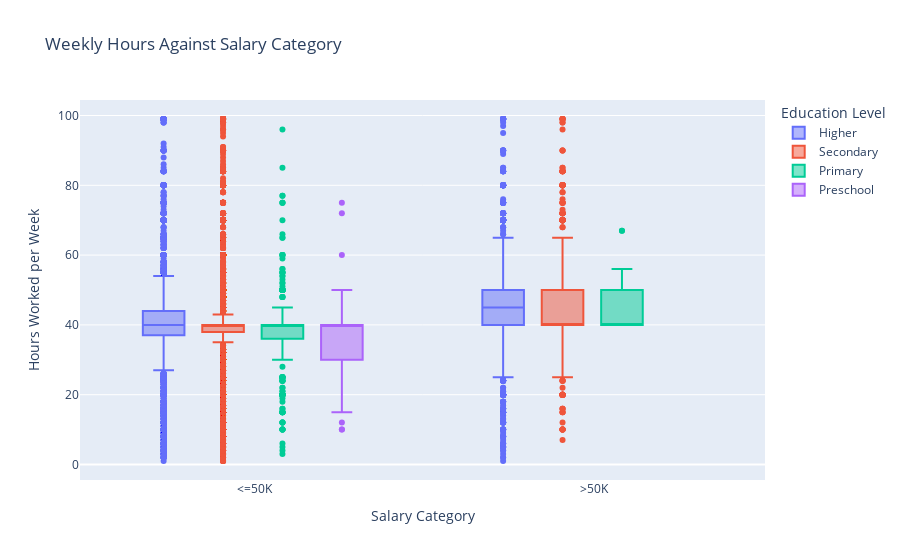

The cell this chart's notebook holds for it:
### Code cell
# boxplot for 2nd visual
fig = px.box(adult_df, x="salary", y="hours-per-week", color="education_category", 
             labels={
                     "education_category": "Education Level",
                     "salary": "Salary Category",
                     "hours-per-week": "Hours Worked per Week"
                 },
             title="Weekly Hours Against Salary Category")
fig.show()

### Figure 1 — Plotly figure (JSON) as saved in the notebook; plotly's stock layout.template omitted (floating-point values rounded to 4 significant figures; data arrays with more than 128 entries replaced by an {"elided": "..."} marker saying what was removed)
{"data": [{"alignmentgroup": "True", "hovertemplate": "Education Level=Higher<br>Salary Category=%{x}<br>Hours Worked per Week=%{y}<extra></extra>", "legendgroup": "Higher", "marker": {"color": "#636efa"}, "name": "Higher", "notched": false, "offsetgroup": "Higher", "orientation": "v", "showlegend": true, "type": "box", "x": {"elided": "16581 str values"}, "x0": " ", "xaxis": "x", "y": {"elided": "16581 int values"}, "y0": " ", "yaxis": "y"}, {"alignmentgroup": "True", "hovertemplate": "Education Level=Secondary<br>Salary Category=%{x}<br>Hours Worked per Week=%{y}<extra></extra>", "legendgroup": "Secondary", "marker": {"color": "#EF553B"}, "name": "Secondary", "notched": false, "offsetgroup": "Secondary", "orientation": "v", "showlegend": true, "type": "box", "x": {"elided": "13097 str values"}, "x0": " ", "xaxis": "x", "y": {"elided": "13097 int values"}, "y0": " ", "yaxis": "y"}, {"alignmentgroup": "True", "hovertemplate": "Education Level=Primary<br>Salary Category=%{x}<br>Hours Worked per Week=%{y}<extra></extra>", "legendgroup": "Primary", "marker": {"color": "#00cc96"}, "name": "Primary", "notched": false, "offsetgroup": "Primary", "orientation": "v", "showlegend": true, "type": "box", "x": {"elided": "439 str values"}, "x0": " ", "xaxis": "x", "y": {"elided": "439 int values"}, "y0": " ", "yaxis": "y"}, {"alignmentgroup": "True", "hovertemplate": "Education Level=Preschool<br>Salary Category=%{x}<br>Hours Worked per Week=%{y}<extra></extra>", "legendgroup": "Preschool", "marker": {"color": "#ab63fa"}, "name": "Preschool", "notched": false, "offsetgroup": "Preschool", "orientation": "v", "showlegend": true, "type": "box", "x": [" <=50K", " <=50K", " <=50K", " <=50K", " <=50K", " <=50K", " <=50K", " <=50K", " <=50K", " <=50K", " <=50K", " <=50K", " <=50K", " <=50K", " <=50K", " <=50K", " <=50K", " <=50K", " <=50K", " <=50K", " <=50K", " <=50K", " <=50K", " <=50K", " <=50K", " <=50K", " <=50K", " <=50K", " <=50K", " <=50K", " <=50K", " <=50K", " <=50K", " <=50K", " <=50K", " <=50K", " <=50K", " <=50K", " <=50K", " <=50K", " <=50K", " <=50K", " <=50K", " <=50K", " <=50K"], "x0": " ", "xaxis": "x", "y": [35, 40, 10, 35, 40, 40, 24, 60, 40, 40, 50, 32, 40, 40, 40, 10, 50, 48, 40, 36, 30, 40, 30, 30, 12, 40, 35, 40, 40, 40, 40, 15, 40, 25, 36, 40, 40, 40, 25, 40, 24, 40, 20, 75, 72], "y0": " ", "yaxis": "y"}], "layout": {"boxmode": "group", "legend": {"title": {"text": "Education Level"}, "tracegroupgap": 0}, "title": {"text": "Weekly Hours Against Salary Category"}, "xaxis": {"anchor": "y", "domain": [0, 1], "title": {"text": "Salary Category"}}, "yaxis": {"anchor": "x", "domain": [0, 1], "title": {"text": "Hours Worked per Week"}}}}
